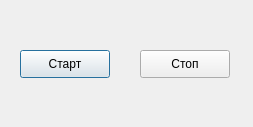
<?xml version="1.0" encoding="UTF-8"?>
<ui version="4.0">
 <class>Dialog</class>
 <widget class="QDialog" name="Dialog">
  <property name="geometry">
   <rect>
    <x>0</x>
    <y>0</y>
    <width>253</width>
    <height>127</height>
   </rect>
  </property>
  <property name="windowTitle">
   <string>Dialog</string>
  </property>
  <widget class="QPushButton" name="start">
   <property name="geometry">
    <rect>
     <x>20</x>
     <y>50</y>
     <width>90</width>
     <height>28</height>
    </rect>
   </property>
   <property name="text">
    <string>Старт</string>
   </property>
  </widget>
  <widget class="QPushButton" name="stop">
   <property name="geometry">
    <rect>
     <x>140</x>
     <y>50</y>
     <width>90</width>
     <height>28</height>
    </rect>
   </property>
   <property name="text">
    <string>Стоп</string>
   </property>
  </widget>
 </widget>
 <resources/>
 <connections/>
</ui>
